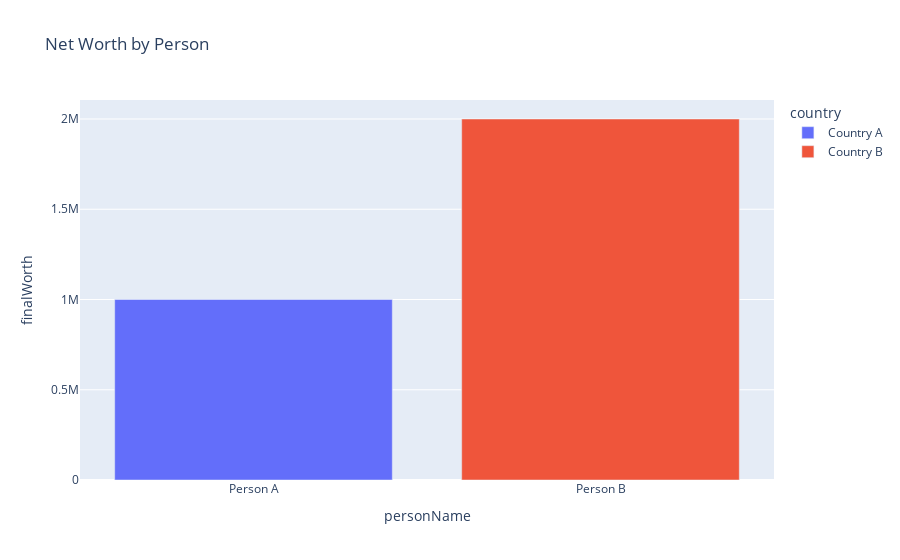

Notebook cell for this chart:
### Code cell
import plotly.express as px

# Example: Bar plot
fig = px.bar(df, x='personName', y='finalWorth', color='country', title='Net Worth by Person')
pio.show(fig)

### Figure 1 — Plotly figure (JSON) as saved in the notebook; plotly's stock layout.template omitted (floating-point values rounded to 4 significant figures)
{"data": [{"alignmentgroup": "True", "hovertemplate": "country=Country A<br>personName=%{x}<br>finalWorth=%{y}<extra></extra>", "legendgroup": "Country A", "marker": {"color": "#636efa", "pattern": {"shape": ""}}, "name": "Country A", "offsetgroup": "Country A", "orientation": "v", "showlegend": true, "textposition": "auto", "type": "bar", "x": ["Person A"], "xaxis": "x", "y": [1000000], "yaxis": "y"}, {"alignmentgroup": "True", "hovertemplate": "country=Country B<br>personName=%{x}<br>finalWorth=%{y}<extra></extra>", "legendgroup": "Country B", "marker": {"color": "#EF553B", "pattern": {"shape": ""}}, "name": "Country B", "offsetgroup": "Country B", "orientation": "v", "showlegend": true, "textposition": "auto", "type": "bar", "x": ["Person B"], "xaxis": "x", "y": [2000000], "yaxis": "y"}], "layout": {"barmode": "relative", "legend": {"title": {"text": "country"}, "tracegroupgap": 0}, "title": {"text": "Net Worth by Person"}, "xaxis": {"anchor": "y", "domain": [0, 1], "title": {"text": "personName"}}, "yaxis": {"anchor": "x", "domain": [0, 1], "title": {"text": "finalWorth"}}}}
